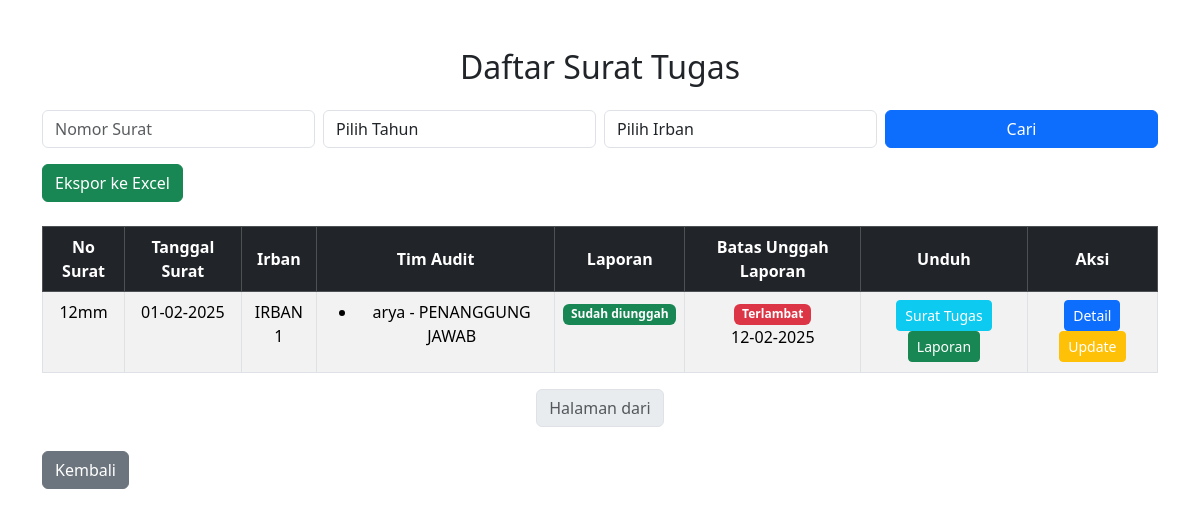
/dokumen/daftar_dokumen/ (signed in), run on the app's committed database.
### dokumen/models.py (models this page shows, shortened)
class Dokumen(models.Model):
    IRBAN_CHOICES = [
        ("IRBAN 1", "IRBAN 1"),
        ("IRBAN 2", "IRBAN 2"),
        ("IRBAN 3", "IRBAN 3"),
        ("IRBAN 4", "IRBAN 4"),
        ("IRBAN INVESTIGASI", "IRBAN INVESTIGASI"),
    ]
    user = models.ForeignKey(User, on_delete=models.CASCADE, null=True, blank=True)
    nomor_surat = models.CharField(max_length=100, unique=True)
    irban = models.CharField(max_length=20, choices=IRBAN_CHOICES)
    tim_audit = models.JSONField(default=list)
    uraian = models.CharField(max_length=255)
    file = models.FileField(upload_to="dokumen/")
    created_at = models.DateTimeField(auto_now_add=True)
    laporan_diunggah = models.BooleanField(default=False)
    tanggal_surat = models.DateField()
    @property
    def batas_waktu(self):
        return self.tanggal_surat + timedelta(days=14)

class Laporan(models.Model):
    dokumen = models.OneToOneField(Dokumen, on_delete=models.CASCADE, related_name="laporan")
    judul_laporan = models.CharField(max_length=255)
    tanggal_laporan = models.DateField(default=now)
    nomor_laporan = models.CharField(max_length=100)
    tanggal_masuk_surat = models.DateField(null=True, blank=True)
    file = models.FileField(upload_to="laporan/")

### dokumen/views.py (the view)
# urls.py: path('daftar_dokumen/', views.daftar_dokumen, name='daftar_dokumen'),
def daftar_dokumen(request):
    today = now().date()
    nomor_surat_query = request.GET.get("nomor_surat", "")
    tahun_choices = Dokumen.objects.values_list('tanggal_surat__year', flat=True).distinct()
    irban_choices = Dokumen.objects.values_list('irban', flat=True).distinct()
    tahun = request.GET.get('tahun')
    irban = request.GET.get('irban')
    dokumen_list = Dokumen.objects.filter(user=request.user)
    if nomor_surat_query:
        dokumen_list = dokumen_list.filter(nomor_surat__icontains=nomor_surat_query)
    if tahun:
        dokumen_list = dokumen_list.filter(tanggal_surat__year=tahun)
    if irban:
        dokumen_list = dokumen_list.filter(irban=irban)
    dokumen_list = dokumen_list.order_by("-tanggal_surat", "-id")
    print(dokumen_list.query)
    context = {
        'dokumen_list': dokumen_list,
        'tahun_choices': tahun_choices,
        'irban_choices': irban_choices,
        'today': today,
    }
    return render(request, 'dokumen/daftar_dokumen.html', context)

### dokumen/templates/dokumen/daftar_dokumen.html (shortened to what this page needs)
{% load static %}
<!DOCTYPE html>
<html lang="id">
<head>
    <link rel="stylesheet" href="{% static 'bootstrap/css/bootstrap.min.css' %}">
</head>
<body>
    <div class="container mt-5">
        <h2 class="mb-4 text-center">Daftar Surat Tugas</h2>
        <form method="GET" class="mb-3">
            <div class="row g-2">
                <div class="col-md-3">
                    <input type="text" class="form-control" name="nomor_surat" placeholder="Nomor Surat" value="{{ request.GET.nomor_surat }}">
                </div>
                <div class="col-md-3">
                    <select class="form-control" name="tahun">
                        <option value="">Pilih Tahun</option>
                    </select>
                </div>
                <div class="col-md-3">
                    <select class="form-control" name="irban">
                        <option value="">Pilih Irban</option>
                    </select>
                </div>
                <div class="col-md-3">
                    <button type="submit" class="btn btn-primary w-100">Cari</button>
                </div>
            </div>
        </form>
        <a href="{% url 'ekspor_excel' %}?tahun={{ request.GET.tahun }}&irban={{ request.GET.irban }}" class="btn btn-success mb-4">Ekspor ke Excel</a>
        <table class="table table-bordered table-striped">
            <thead class="table-dark text-center align-middle">
                <tr>
                    <th>No Surat</th>
                    <th>Tanggal Surat</th>
                    <th>Irban</th>
                    <th>Tim Audit</th>
                    <th>Laporan</th>
                    <th>Batas Unggah Laporan</th>
                    <th>Unduh</th>
                    <th>Aksi</th>
                </tr>
            </thead>
            <tbody class="text-center">
                {% for dokumen in dokumen_list %}
                <tr>
                    <td>{{ dokumen.nomor_surat }}</td>
                    <td>{{ dokumen.tanggal_surat|date:"d-m-Y" }}</td>
                    <td>{{ dokumen.irban }}</td>
                    <td>
                        {% if dokumen.tim_audit %}
                            <ul>
                                {% for anggota in dokumen.tim_audit %}
                                    <li>{{ anggota.nama }} - {{ anggota.jabatan }}</li>
                                {% endfor %}
                            </ul>
                        {% else %}
                            <span class="text-muted">Tidak ada Tim Audit</span>
                        {% endif %}
                    </td>
                    <td>
                        {% if dokumen.laporan and dokumen.laporan.file %}
                            <span class="badge bg-success">Sudah diunggah</span>
                        {% else %}
                            <span class="badge bg-danger">Belum diunggah</span>
                        {% endif %}
                    </td>
                    <td>
                        {% if dokumen.laporan %}
                            {% if dokumen.batas_waktu < today %}
                                <span class="badge bg-danger">Terlambat</span>
                                <br>
                                {{ dokumen.laporan.tanggal_laporan|date:"d-m-Y" }}
                            {% else %}
                                <span class="badge bg-success">Tepat Waktu</span>
                                <br>
                                {{ dokumen.laporan.tanggal_laporan|date:"d-m-Y" }}
                            {% endif %}
                        {% else %}
                            <span class="badge bg-warning">Belum Diunggah</span>
                            <br>
                            {{ dokumen.batas_waktu|date:"d-m-Y" }}
                        {% endif %}
                    </td>
                    <td>
                        {% if dokumen.file %}
                            <a href="{% url 'unduh_surat_tugas' dokumen.id %}" class="btn btn-sm btn-info text-white">Surat Tugas</a>
                        {% endif %}
                        {% if dokumen.laporan and dokumen.laporan.file %}
                            <a href="{% url 'unduh_laporan' dokumen.laporan.id %}" class="btn btn-sm btn-success">Laporan</a>
                        {% endif %}
                    </td>
                    <td>
                        <a href="{% url 'detail_dokumen' dokumen.id %}" class="btn btn-sm btn-primary">Detail</a>
                        {% if not dokumen.nomor_laporan %}
                            <a href="{% url 'unggah_laporan' dokumen.id %}" class="btn btn-sm btn-warning text-white">Update</a>
                        {% endif %}
                    </td>
                </tr>
                {% empty %}
                <tr>
                    <td colspan="7" class="text-center">Belum ada surat tugas</td>
                </tr>
                {% endfor %}
            </tbody>
        </table>
        <nav class="d-flex justify-content-center mt-3">
            <ul class="pagination">
                <li class="page-item disabled"><a class="page-link">Halaman {{ dokumen_list.number }} dari {{ dokumen_list.paginator.num_pages }}</a></li>
            </ul>
        </nav>
        <a href="{% url 'dashboard' %}" class="btn btn-secondary mt-2 mb-5">Kembali</a>
    </div>
</body>
</html>

### data on the page
Dokumen: nomor_surat "12mm", tanggal_surat "01-02-2025", irban "IRBAN 1", shows "Sudah diunggah", laporan.tanggal_laporan "12-02-2025", shows "Surat Tugas", shows "Laporan"

### other printed values
{{ anggota.nama }} "arya"
{{ anggota.jabatan }} "PENANGGUNG JAWAB"
